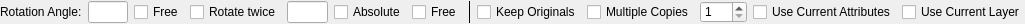
<?xml version="1.0" encoding="UTF-8"?>
<ui version="4.0">
 <class>LC_ModifyRotateOptions</class>
 <widget class="QWidget" name="LC_ModifyRotateOptions">
  <property name="geometry">
   <rect>
    <x>0</x>
    <y>0</y>
    <width>1025</width>
    <height>24</height>
   </rect>
  </property>
  <property name="sizePolicy">
   <sizepolicy hsizetype="Preferred" vsizetype="Preferred">
    <horstretch>0</horstretch>
    <verstretch>0</verstretch>
   </sizepolicy>
  </property>
  <property name="minimumSize">
   <size>
    <width>128</width>
    <height>22</height>
   </size>
  </property>
  <property name="maximumSize">
   <size>
    <width>16777215</width>
    <height>16777215</height>
   </size>
  </property>
  <property name="windowTitle">
   <string>Move Rotate Options</string>
  </property>
  <layout class="QGridLayout" name="gridLayout">
   <property name="leftMargin">
    <number>0</number>
   </property>
   <property name="topMargin">
    <number>1</number>
   </property>
   <property name="rightMargin">
    <number>0</number>
   </property>
   <property name="bottomMargin">
    <number>1</number>
   </property>
   <item row="0" column="3">
    <widget class="QCheckBox" name="cbFreeAngle">
     <property name="toolTip">
      <string>Specifies whether angle is defined by entered value or by mouse position</string>
     </property>
     <property name="text">
      <string>Free</string>
     </property>
    </widget>
   </item>
   <item row="0" column="13">
    <widget class="QCheckBox" name="cbCurrentLayer">
     <property name="toolTip">
      <string>If checked, new enties will be placed on current layer, otherwise they will be in original layers.</string>
     </property>
     <property name="text">
      <string>Use Current Layer</string>
     </property>
    </widget>
   </item>
   <item row="0" column="5">
    <widget class="QLineEdit" name="leAngle2">
     <property name="maximumSize">
      <size>
       <width>60</width>
       <height>16777215</height>
      </size>
     </property>
     <property name="toolTip">
      <string>Angle for additional rotation around refrence point</string>
     </property>
    </widget>
   </item>
   <item row="0" column="8">
    <widget class="Line" name="line">
     <property name="frameShadow">
      <enum>QFrame::Plain</enum>
     </property>
     <property name="lineWidth">
      <number>0</number>
     </property>
     <property name="midLineWidth">
      <number>0</number>
     </property>
     <property name="orientation">
      <enum>Qt::Vertical</enum>
     </property>
    </widget>
   </item>
   <item row="0" column="1">
    <widget class="QLabel" name="label">
     <property name="text">
      <string>Rotation Angle:</string>
     </property>
    </widget>
   </item>
   <item row="0" column="14">
    <spacer name="horizontalSpacer">
     <property name="orientation">
      <enum>Qt::Horizontal</enum>
     </property>
     <property name="sizeHint" stdset="0">
      <size>
       <width>0</width>
       <height>20</height>
      </size>
     </property>
    </spacer>
   </item>
   <item row="0" column="9">
    <widget class="QCheckBox" name="cbKeepOriginals">
     <property name="toolTip">
      <string>If checked, original entities will be survive, otherwise they will be removed.</string>
     </property>
     <property name="text">
      <string>Keep Originals</string>
     </property>
    </widget>
   </item>
   <item row="0" column="2">
    <widget class="QLineEdit" name="leAngle">
     <property name="sizePolicy">
      <sizepolicy hsizetype="Preferred" vsizetype="Preferred">
       <horstretch>0</horstretch>
       <verstretch>0</verstretch>
      </sizepolicy>
     </property>
     <property name="maximumSize">
      <size>
       <width>60</width>
       <height>16777215</height>
      </size>
     </property>
     <property name="toolTip">
      <string>Angle to rotate entity around rotation center point</string>
     </property>
    </widget>
   </item>
   <item row="0" column="4">
    <widget class="QCheckBox" name="cbTwoRotations">
     <property name="toolTip">
      <string>If checked, second rotation is around reference point</string>
     </property>
     <property name="text">
      <string>Rotate twice</string>
     </property>
    </widget>
   </item>
   <item row="0" column="11">
    <widget class="QSpinBox" name="sbNumberOfCopies">
     <property name="toolTip">
      <string>Number of copies</string>
     </property>
     <property name="minimum">
      <number>1</number>
     </property>
     <property name="maximum">
      <number>100</number>
     </property>
    </widget>
   </item>
   <item row="0" column="7">
    <widget class="QCheckBox" name="cbFreeRefAngle">
     <property name="toolTip">
      <string>Free selection of factor should be performed by mouse if checked.</string>
     </property>
     <property name="text">
      <string>Free</string>
     </property>
    </widget>
   </item>
   <item row="0" column="10">
    <widget class="QCheckBox" name="cbMultipleCopies">
     <property name="toolTip">
      <string>Multiple copies will be created if checked.</string>
     </property>
     <property name="text">
      <string>Multiple Copies</string>
     </property>
    </widget>
   </item>
   <item row="0" column="12">
    <widget class="QCheckBox" name="cbCurrentAttr">
     <property name="toolTip">
      <string>If checked, current attributes will be applied to created entities, othewise original ones will be used. </string>
     </property>
     <property name="text">
      <string>Use Current Attributes</string>
     </property>
    </widget>
   </item>
   <item row="0" column="6">
    <widget class="QCheckBox" name="cbAbsoluteRefAngle">
     <property name="toolTip">
      <string>If absolute, reference point will be rotated but entity will be rotated by second angle only, otherwise angles will summ up</string>
     </property>
     <property name="text">
      <string>Absolute</string>
     </property>
    </widget>
   </item>
  </layout>
 </widget>
 <tabstops>
  <tabstop>leAngle</tabstop>
  <tabstop>cbFreeAngle</tabstop>
  <tabstop>cbTwoRotations</tabstop>
  <tabstop>leAngle2</tabstop>
  <tabstop>cbFreeRefAngle</tabstop>
  <tabstop>cbKeepOriginals</tabstop>
  <tabstop>cbMultipleCopies</tabstop>
  <tabstop>sbNumberOfCopies</tabstop>
  <tabstop>cbCurrentAttr</tabstop>
  <tabstop>cbCurrentLayer</tabstop>
 </tabstops>
 <resources/>
 <connections/>
</ui>
